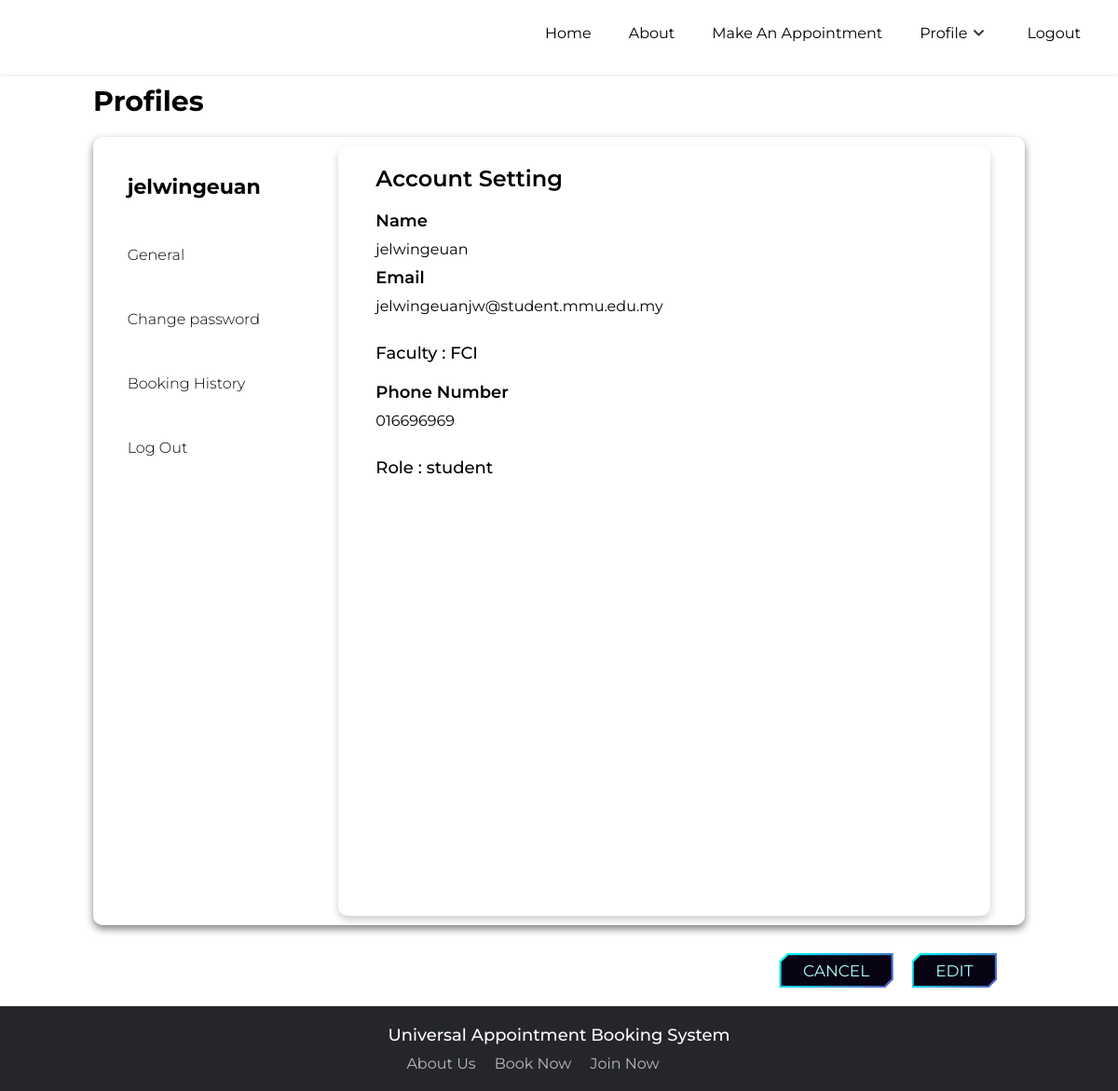
/profile (signed in), run on the app's committed database.
### tables this page shows
CREATE TABLE users (
        id INTEGER PRIMARY KEY AUTOINCREMENT,
        role TEXT NOT NULL,
        faculty TEXT NOT NULL,
        username TEXT NOT NULL UNIQUE,
        email TEXT NOT NULL UNIQUE,
        phone_number TEXT NOT NULL UNIQUE,
        password TEXT NOT NULL
        );

### app.py (the view)
@app.route("/profile")
def profile():
    conn = get_db_connection()
    cursor = conn.cursor()
    cursor.execute("SELECT * FROM users WHERE id = ?", (session["id"],))
    user_data = cursor.fetchone()
    conn.close()
    session["username"] = user_data[3]
    session["role"] = user_data[1]
    session["faculty"] = user_data[2]
    session["email"] = user_data[4]
    session["phone_number"] = user_data[5]
    return render_template(
        "profile.html",
        username=user_data["username"],
        email=user_data["email"],
        faculty=user_data["faculty"],
        phone_number=user_data["phone_number"],
        role=user_data["role"],
    )

### app.py (called while the page is built)
def get_db_connection():
    con = sqlite3.connect("database.db")  # Connect to the database
    con.row_factory = sqlite3.Row        # Set row factory to sqlite3.Row for dictionary-like row access
    return con                           # Return the database connection

### templates/profile.html (shortened to what this page needs)
<!DOCTYPE html>
<html lang="en">
<head>
    <link rel="stylesheet" href="../static/style.css">
    <link href='https://unpkg.com/boxicons@2.1.4/css/boxicons.min.css' rel='stylesheet'>
</head>
<body>
    <nav>
        <ul>
            <li><a href="/">Home</a></li>
            <li><a href="/about">About</a></li>
            <li><a href="/appointment">Make An Appointment</a></li>
            {% if session['logged_in'] == True %}
            <li class="dropdown">
                <a href="/profile" class="dropbtn">Profile<i class='bx bx-chevron-down'></i></a>
            </li>
            <li><a href="/logout">Logout</a></li>
            {% else %}
            <li><a href="/login">Login</a></li>
            <li><a href="/signup">Sign Up</a></li>
            {% endif %}
        </ul>
    </nav>
    <div class="profilecontainer">
        <div class="profilewrapper">
            <div class="profileheader">
                <h3 style="margin: 10px;font-size: 30px;">Profiles</h3>
            </div>
            <div class="profilesubwrapper">
                <div class="profilesidebar">
                    <h3 style="margin-top: 30px; font-size: 22px;">{{ session.username }}</h3>
                    <a class="listitem active" data-toggle="list" href="/profile">General</a>
                    <a class="listitem" data-toggle="list" href="/changepassword">Change password</a>
                    <a class="listitem" data-toggle="list" href="/bookinghistory">Booking History</a>
                    <a class="listitem" data-toggle="list" href="/logout">Log Out</a>
                </div>
                <div class="profilemain">
                    <h1 style="margin-top: 20px;">Account Setting</h1>
                    <div class="profileinput" style="margin-left: 20px;">
                        <div class="subprofileinput">
                            <label>Name</label>
                            <div id="nameDisplay" class="profiledata">{{ username }}</div>
                            <label>Email</label>
                            <div id="emailDisplay" class="profiledata">{{ email }}</div>
                        </div>
                        <div class="profileinput">
                            <h2>Faculty : {{ faculty }}</h2>
                            <label>Phone Number</label>
                            <div id="phoneDisplay" class="profiledata">{{ phone_number }}</div>
                            <h2>Role : {{ role }}</h2>
                        </div>
                    </div>
                </div>
            </div>
            <div class="profilefooter">
                <button id="cancelButton">Cancel</button>
                <button id="editButton">Edit</button>
            </div>
        </div>
    </div>
    <div class="footer-wrapper">
        <footer class="footer">
            <div class="footer-col">
                <h4>Universal Appointment Booking System</h4>
                <ul>
                    <li><a href="/about">About Us</a></li>
                    <li><a href="/appointment">Book Now</a></li>
                    <li><a href="/signup">Join Now</a></li>
                </ul>
            </div>
        </footer>
    </div>
</body>
</html>

### static/style.css (style rules this page uses)
* { margin: 0; padding: 0; box-sizing: border-box; font-family: 'Montserrat'; }
body { font-family: 'Montserrat', sans-serif; background-color: white; justify-content: center; align-items: center; margin: 0; padding: 0; min-width: 100vh; }
nav { background-color: transparent; height: 10vh; position: sticky; top: 0; transition: background-color 0.3s; z-index: 1000; box-shadow: 0 1px 3px rgba(0, 0, 0,0.1); }
nav ul { width: 100%; list-style: none; display: flex; justify-content: flex-end; align-items: center; padding-right: 10px; padding-top: 10px; }
nav li { height: 50px; cursor: pointer; padding-right: 20px; }
nav a { align-items: center; text-decoration: none; display: flex; height: 100%; padding: 0 10px; color:black; }
nav .dropbtn i { transition: transform 0.3s; }
.bx { font-size: 24px; color: #333; }
.footer { background-color: #24262b; padding: 20px; display: flex; justify-content: center; align-items: row; width: 100%; bottom: 0; }
.footer-col h4 { font-size: 18px; color: #ffffff; margin-bottom: 10px; font-weight: 500; position: relative; display: flex; }
.footer-col ul li a { font-size: 16px; color: #ffffff; text-decoration: none; color: #bbbbbb; transition: all 0.3s ease; }
.footer-col ul { display: flex; list-style: none; text-align: center; }
.footer li { padding-left: 20px; }
.profilecontainer { display: flex; justify-content: center; align-items: center; position: relative; }
.profilewrapper { display: flex; flex-direction: column; height:1000px; }
.profilesubwrapper { display: flex; flex-direction: row; justify-content: space-evenly; width: 1000px; height: 900px; box-shadow: 0 4px 8px rgba(0, 0, 0, 0.5); margin: 10px; padding: 10px; border-radius: 10px; }
.profilesidebar { width: 200px; display: flex; flex-direction: column; border: 1px black; }
.profilesidebar a { text-decoration: none; font-weight: 300; color: #000; margin-top: 50px; }
.profilemain { display: flex; flex-direction: column; box-shadow: 0 4px 8px rgba(0, 0, 0, 0.2); height: 100%; width: 700px; border-radius: 10px; }
.profilemain h1 { font-weight: 600; margin-left: 40px; margin-bottom: 20px; margin-top: 10px; font-size: 24px; }
.subprofileinput { display: block; }
.profilemain label { display: block; margin-left: 20px; font-weight: 550; font-size: 18px; }
.profileinput { display: flex; flex-direction: column; margin-bottom: 20px; }
.profileinput ::placeholder { color: black; font-size: 16px; font-weight: 400; }
.profileinput h2 { font-weight: 500; font-size: 18px; margin: 20px; }
.profilefooter { display: flex; flex-direction: row; justify-content: end; margin: 20px; }
.profilefooter button { --border-color: linear-gradient(-45deg, #ffae00, #7e03aa, #00fffb); --border-width: 0.125em; --curve-size: 0.5em; --blur: 30px; --bg: #080312; --color: #afffff; color: var(--color); cursor: pointer; position: relative; isolation: isolate; display: inline-grid; place-content: center; padding: 0.5em 1.5em; font-size: 17px; border: 0; text-transform: uppercase; box-shadow: 10px 10px 20px rgba(0, 0, 0, 0.6); clip-path: polygon( 0% var(--curve-size), var(--curve-size) 0, 100% 0, 100% calc(100% - var(--curve-size)), calc(100% - var(--curve-size)) 100%, 0 100% ); transition: color 250ms; margin-right: 20px; }
.profilefooter button::after, .profilefooter button::before { content: ""; position: absolute; inset: 0; }
.profilefooter button::before { background: var(--border-color); background-size: 300% 300%; animation: move-bg7234 5s ease infinite; z-index: -2; }
.profilefooter button::after { background: var(--bg); z-index: -1; clip-path: polygon( var(--border-width) calc(var(--curve-size) + var(--border-width) * 0.5), calc(var(--curve-size) + var(--border-width) * 0.5) var(--border-width), calc(100% - var(--border-width)) var(--border-width), calc(100% - var(--border-width)) calc(100% - calc(var(--curve-size) + var(--border-width) * 0.5)), calc(100% - calc(var(--curve-size) + var(--border-width) * 0.5)) calc(100% - var(--border-width)), var(--border-width) calc(100% - var(--border-width)) ); transition: clip-path 500ms; }
.dropdown { position: relative; display: inline-block; }
.profiledata { display:flex; margin-left: 20px; margin-top: 10px; margin-bottom:10px; }

### data on the page
users: username "jelwingeuan", email "jelwingeuanjw@student.mmu.edu.my", faculty "FCI", phone_number "016696969", role "student"
